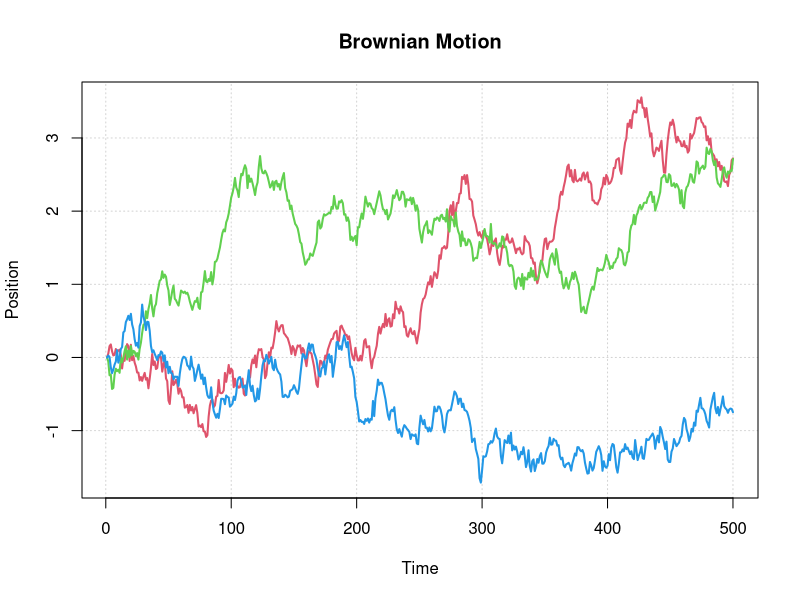

Write the R code that produced this figure.
#1D Brownian Motion
BM <- matrix(NA, nrow=500, ncol=3)

#specifying seed
set.seed(8221056)

#simulating trajectories
for (j in 1:3) {
  BM[1,j] <- 0

  for (i in 2:500) {
    BM[i,j] <- BM[i-1,j] + sqrt(0.01)*rnorm(1)
  }
}

#plotting trajectories

matplot(BM, type="l", main="Brownian Motion", lty=1, lwd=2, col=2:4,
        ylim=c(range(BM)), xlab="Time", ylab="Position", panel.first=grid())




